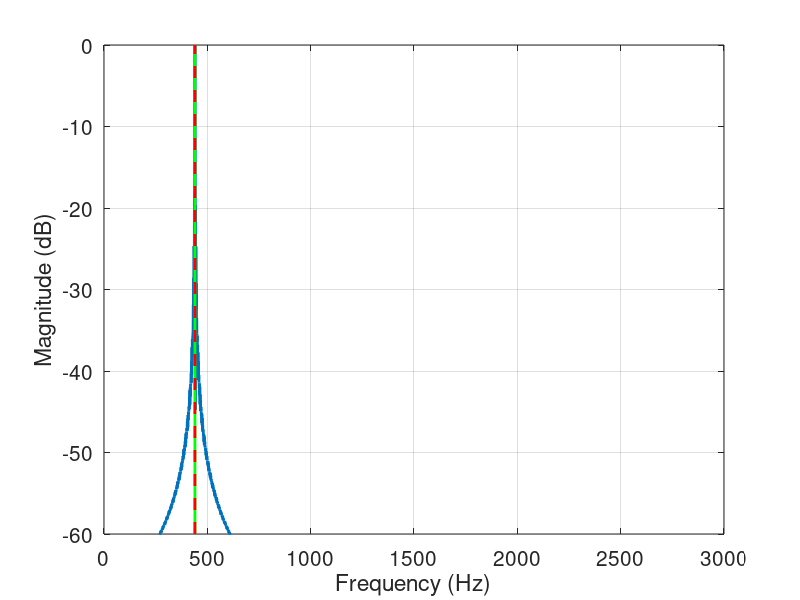

Write MATLAB code to recreate this figure. (Note: this script raises an error after producing the figure.)
% plots and sound examples for the SMC presentation
% how does changing B affect the sample-by-sample rotation equation
% results?

addpath(genpath('../../proofOfConcept'))

fs = 44100;
dur = 1.0;
T = 1/fs;

N = fs*dur;
n = linspace(0, N-1, N);

% directories for saving
figDir = 'figures/';
audioDir = 'audioExamples/';

% fft parameters
Nfft = 2^nextpow2(N);
faxis = (fs/2)*linspace(0, 1, Nfft/2+1);

%% envelope
fadeTime = 0.1; % seconds
fadeSamps = fadeTime*fs;
env = [ones(1, N-fadeSamps) linspace(1, 0, fadeSamps)];


%% loopback FM sound examples for different B

wc = 2*pi*440;
%BVals = [0:0.2:0.8 0.9 0.99];
BVals = [0 0.5 0.99]
NB = length(BVals);

w0Vals = wc*sqrt(1 - BVals.^2);
f0Vals = w0Vals/(2*pi);

zcMat = zeros(NB, N);
zcMat(:,1) = 1;

for nb=1:NB
    B = BVals(nb);
    for i=2:N
        zcMat(nb,i) = exp(1j*wc*T*(1 + B*real(zcMat(nb,i-1)))) * zcMat(nb,i-1);
    end
    zcMat(nb,:) = zcMat(nb,:) .* env;
end

%% loopback FM sound example for increasing B

BInc = linspace(0, 0.999, N);

zcBInc = zeros(1, N);
zcBInc(1) = 1;
for i=2:N
    zcBInc(i) = exp(1j*wc*T*(1 + BInc(i)*real(zcBInc(1,i-1)))) * zcBInc(1,i-1);
end

zcBInc = zcBInc .* env;
w0Inc = wc * sqrt(1 - BInc.^2);

%% loopback FM sound example for decreasing B

BDec = linspace(0.999, 0, N);

zcBDec = zeros(1, N);
zcBDec(1) = 1;
for i=2:N
    zcBDec(i) = exp(1j*wc*T*(1 + BDec(i)*real(zcBDec(1,i-1)))) * zcBDec(1,i-1);
end

zcBDec = zcBDec .* env;
w0Dec = wc * sqrt(1 - BDec.^2);

%% FFT analysis

ZcPosMat = zeros(NB, Nfft/2+1);
for nb=1:NB
    Zc = fft(zcMat(nb,:), Nfft);
    ZcPosMat(nb,:) = Zc(1:Nfft/2+1);
end


%% plots

for nb=1:NB
    B = BVals(nb);
    
    figure
    %spectrogram(real(zcMat(nb,:)), hann(256), 128, 1024, fs, 'yaxis');
    plot(faxis, 20*log10(abs(ZcPosMat(nb,:))/max(abs(ZcPosMat(nb,:)))), 'linewidth', 2);
    hold on
    plot([wc/(2*pi) wc/(2*pi)], [-60 0], 'g', 'linewidth', 2);
    plot([f0Vals(nb) f0Vals(nb)], [-60 0], 'r--', 'linewidth', 2);
    %title(sprintf('B = %.2f, \\omega _0 = 2\\pi%.1f ', BVals(nb), w0Vals(nb)/(2*pi)));
    xlabel('Frequency (Hz)')
    ylabel('Magnitude (dB)')
    xlim([0 3000]);
    ylim([-60 0]);
    grid on
    set(gca, 'fontsize', 15);
    fig = gcf;
    fig.PaperUnits = 'inches';
    fig.PaperPosition = [0 0 6 2];
    print([figDir 'loopbackFM_BVal' num2str(B) '.eps'], '-depsc', '-r0')
    close
end

% B increasing
figure
spectrogram(real(zcBInc), hann(256), 128, 1024, fs, 'yaxis');
hold on
plot(linspace(0, 1000, N), (w0Inc/2*pi)/10000, 'r', 'linewidth', 2);
%title('B increasing from 0 to 0.99');
ylim([0 3]);
colorbar('off');
set(gca, 'fontsize', 15);
fig = gcf;
fig.PaperUnits = 'inches';
fig.PaperPosition = [0 0 6 5];
print([figDir 'loopbackFM_BInc.eps'], '-depsc', '-r0')

% B decreasing
figure
spectrogram(real(zcBDec), hann(256), 128, 1024, fs, 'yaxis');
hold on
plot(linspace(0, 1000, N), (w0Dec/2*pi)/10000, 'r', 'linewidth', 2);
%title('B decreasing from 0.99 to 0.0');
ylim([0 3]);
colorbar('off');
set(gca, 'fontsize', 15);
fig = gcf;
fig.PaperUnits = 'inches';
fig.PaperPosition = [0 0 6 5];
print([figDir 'loopbackFM_BDec.eps'], '-depsc', '-r0')

%% plots for the version that Tamara wants

figure
for nb=1:NB
    B = BVals(nb);
    subplot(3, 1, nb)
    %spectrogram(real(zcMat(nb,:)), hann(256), 128, 1024, fs, 'yaxis');
    plot(faxis, 20*log10(abs(ZcPosMat(nb,:))/max(abs(ZcPosMat(nb,:)))), 'linewidth', 2);
    hold on
    plot([wc/(2*pi) wc/(2*pi)], [-60 0], 'g', 'linewidth', 2);
    plot([f0Vals(nb) f0Vals(nb)], [-60 0], 'r--', 'linewidth', 2);
    xlim([0 3000]);
    ylim([-60 0]);
    %title(sprintf('B = %.2f, \\omega _0 = 2\\pi%.1f ', BVals(nb), w0Vals(nb)/(2*pi)));
%     if nb~=NB
%         set(gca,'XTick',[], 'YTick', [])
%     else
%         set(gca,'YTick', [])
%     end
    set(gca,'linewidth', 3)
    set(gca, 'fontsize', 15);
    grid on
end



%xlabel('Frequency (Hz)')
%ylabel('Magnitude (dB)')



fig = gcf;
fig.PaperUnits = 'inches';
fig.PaperPosition = [0 0 6 9];
print([figDir 'loopbackFM_BVal2' '.eps'], '-depsc', '-r0')
close


%% B increasing plot #2 for z0 and zc comparison slide

figure
spectrogram(real(zcBInc), hann(256), 128, 1024, fs, 'yaxis');
hold on
plot(linspace(0, 1000, N), (w0Inc/2*pi)/10000, 'r', 'linewidth', 2);
%title('B increasing from 0 to 0.99');
ylim([0 7]);
colorbar('off');
set(gca, 'fontsize', 15);
fig = gcf;
fig.PaperUnits = 'inches';
fig.PaperPosition = [0 0 6 4];
print([figDir 'loopbackFM_BInc_smaller.eps'], '-depsc', '-r0')

%% save audio

for nb=1:NB
    B = BVals(nb);
    audiowrite([audioDir 'loopbackFM_BVal' num2str(B) '.wav'], scaleForSavingAudio(real(zcMat(nb,:))), fs);
end

audiowrite([audioDir 'loopbackFM_BInc.wav'], scaleForSavingAudio(real(zcBInc)), fs);
audiowrite([audioDir 'loopbackFM_BDec.wav'], scaleForSavingAudio(real(zcBDec)), fs);

